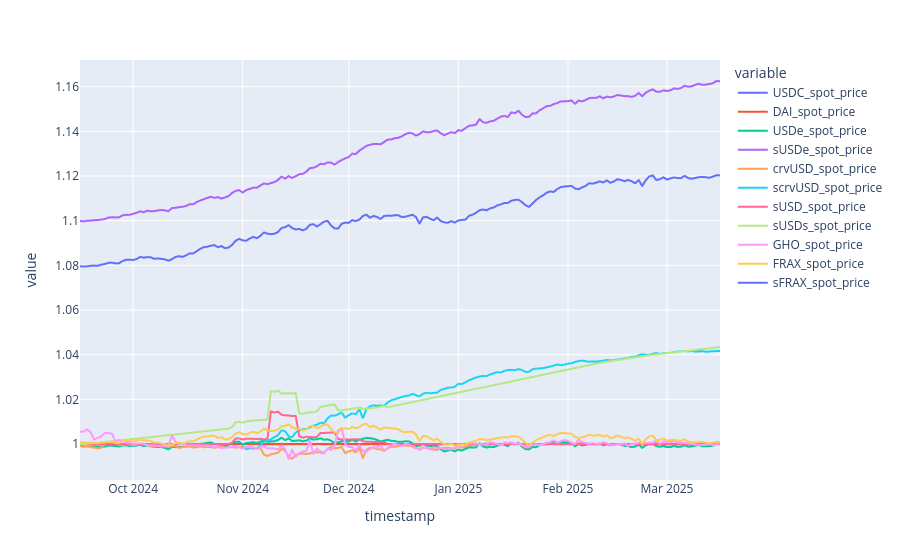

Notebook code for this chart:
### Code cell
def _extract_spot_prices(main_df: pd.DataFrame):
    df = main_df.copy()

    # USDC
    df["USDC_spot_price"] = 1.0

    # USDT
    df["USDT_spot_price"] = df[["USDT_to_USDC_spot_price", "USDT_to_USDC_spot_price2"]].max(axis=1)

    # DAI
    df["DAI_spot_price"] = df[["DAI_to_USDC_spot_price", "DAI_to_USDC_spot_price2"]].max(axis=1)

    # USDe and sUSDe
    df["USDe_to_USDC_spot_price2"] = df["sUSDe_to_USDC_spot_price"].div(df["sUSDe_backing"])
    df["USDe_spot_price"] = df[["USDe_to_USDC_spot_price", "USDe_to_USDC_spot_price2"]].max(axis=1)
    df["sUSDe_spot_price"] = df["USDe_spot_price"] * df["sUSDe_backing"]

    # crvUSD, scrvUSD
    df["crvUSD_to_USDC_spot_price2"] = df["crvUSD_to_USDT_spot_price"] * df["USDT_safe_price"]

    df["crvUSD_spot_price"] = df[["crvUSD_to_USDC_spot_price", "crvUSD_to_USDC_spot_price2"]].max(axis=1)
    df["scrvUSD_spot_price"] = df["crvUSD_spot_price"] * df["scrvUSD_backing"]

    # USDs and sUSDs is a special case
    df["sUSDs_to_USDC_spot_price"] = df["sUSDS_to_FRAX_spot_price"] * df["FRAX_safe_price"]
    df["sUSD_to_USDC_spot_price2"] = df["sUSDs_to_USDC_spot_price"].div(df["sUSDs_backing"])

    df["sUSD_spot_price"] = df[["sUSD_to_USDC_spot_price", "sUSD_to_USDC_spot_price2"]].max(axis=1)
    df["sUSDs_spot_price"] = df["sUSD_spot_price"] * df["sUSDs_backing"]

    # GHO
    df["GHO_to_USDC_spot_price2"] = df["GHO_to_crvUSD_spot_price"] * df["crvUSD_safe_price"]
    df["GHO_spot_price"] = df[["GHO_to_USDC_spot_price", "GHO_to_USDC_spot_price2"]].max(axis=1)

    # FRAX and sFRAX
    df["sFRAX_to_USDC_spot_price"] = df["sFRAX_to_crvUSD_spot_price"] * df["crvUSD_safe_price"]
    df["FRAX_to_USDC_spot_price"] = df["sFRAX_to_USDC_spot_price"].div(df["sFRAX_backing"])
    df["FRAX_to_USDC_spot_price2"] = df["FRAX_to_USDe_spot_price"] * df["USDe_safe_price"]

    df["FRAX_spot_price"] = df[["FRAX_to_USDC_spot_price", "FRAX_to_USDC_spot_price2"]].max(axis=1)
    df["sFRAX_spot_price"] = df["FRAX_spot_price"] * df["sFRAX_backing"]

    return df[
        [
            "USDC_spot_price",
            "DAI_spot_price",
            "USDe_spot_price",
            "sUSDe_spot_price",
            "crvUSD_spot_price",
            "scrvUSD_spot_price",
            "sUSD_spot_price",
            "sUSDs_spot_price",
            "GHO_spot_price",
            "FRAX_spot_price",
            "sFRAX_spot_price",
        ]
    ].copy()


spot_prices = _extract_spot_prices(df)
px.line(spot_prices)

### Figure 1 — Plotly figure (JSON) as saved in the notebook; plotly's stock layout.template omitted (floating-point values rounded to 4 significant figures; data arrays with more than 128 entries replaced by an {"elided": "..."} marker saying what was removed)
{"data": [{"hovertemplate": "variable=USDC_spot_price<br>timestamp=%{x}<br>value=%{y}<extra></extra>", "legendgroup": "USDC_spot_price", "line": {"color": "#636efa", "dash": "solid"}, "marker": {"symbol": "circle"}, "mode": "lines", "name": "USDC_spot_price", "showlegend": true, "type": "scattergl", "x": {"elided": "182 str values"}, "xaxis": "x", "y": {"elided": "182 int values"}, "yaxis": "y"}, {"hovertemplate": "variable=DAI_spot_price<br>timestamp=%{x}<br>value=%{y}<extra></extra>", "legendgroup": "DAI_spot_price", "line": {"color": "#EF553B", "dash": "solid"}, "marker": {"symbol": "circle"}, "mode": "lines", "name": "DAI_spot_price", "showlegend": true, "type": "scattergl", "x": {"elided": "182 str values"}, "xaxis": "x", "y": {"elided": "182 float values"}, "yaxis": "y"}, {"hovertemplate": "variable=USDe_spot_price<br>timestamp=%{x}<br>value=%{y}<extra></extra>", "legendgroup": "USDe_spot_price", "line": {"color": "#00cc96", "dash": "solid"}, "marker": {"symbol": "circle"}, "mode": "lines", "name": "USDe_spot_price", "showlegend": true, "type": "scattergl", "x": {"elided": "182 str values"}, "xaxis": "x", "y": {"elided": "182 float values"}, "yaxis": "y"}, {"hovertemplate": "variable=sUSDe_spot_price<br>timestamp=%{x}<br>value=%{y}<extra></extra>", "legendgroup": "sUSDe_spot_price", "line": {"color": "#ab63fa", "dash": "solid"}, "marker": {"symbol": "circle"}, "mode": "lines", "name": "sUSDe_spot_price", "showlegend": true, "type": "scattergl", "x": {"elided": "182 str values"}, "xaxis": "x", "y": {"elided": "182 float values"}, "yaxis": "y"}, {"hovertemplate": "variable=crvUSD_spot_price<br>timestamp=%{x}<br>value=%{y}<extra></extra>", "legendgroup": "crvUSD_spot_price", "line": {"color": "#FFA15A", "dash": "solid"}, "marker": {"symbol": "circle"}, "mode": "lines", "name": "crvUSD_spot_price", "showlegend": true, "type": "scattergl", "x": {"elided": "182 str values"}, "xaxis": "x", "y": {"elided": "182 float values"}, "yaxis": "y"}, {"hovertemplate": "variable=scrvUSD_spot_price<br>timestamp=%{x}<br>value=%{y}<extra></extra>", "legendgroup": "scrvUSD_spot_price", "line": {"color": "#19d3f3", "dash": "solid"}, "marker": {"symbol": "circle"}, "mode": "lines", "name": "scrvUSD_spot_price", "showlegend": true, "type": "scattergl", "x": {"elided": "182 str values"}, "xaxis": "x", "y": {"elided": "182 float values"}, "yaxis": "y"}, {"hovertemplate": "variable=sUSD_spot_price<br>timestamp=%{x}<br>value=%{y}<extra></extra>", "legendgroup": "sUSD_spot_price", "line": {"color": "#FF6692", "dash": "solid"}, "marker": {"symbol": "circle"}, "mode": "lines", "name": "sUSD_spot_price", "showlegend": true, "type": "scattergl", "x": {"elided": "182 str values"}, "xaxis": "x", "y": {"elided": "182 float values"}, "yaxis": "y"}, {"hovertemplate": "variable=sUSDs_spot_price<br>timestamp=%{x}<br>value=%{y}<extra></extra>", "legendgroup": "sUSDs_spot_price", "line": {"color": "#B6E880", "dash": "solid"}, "marker": {"symbol": "circle"}, "mode": "lines", "name": "sUSDs_spot_price", "showlegend": true, "type": "scattergl", "x": {"elided": "182 str values"}, "xaxis": "x", "y": {"elided": "182 float values"}, "yaxis": "y"}, {"hovertemplate": "variable=GHO_spot_price<br>timestamp=%{x}<br>value=%{y}<extra></extra>", "legendgroup": "GHO_spot_price", "line": {"color": "#FF97FF", "dash": "solid"}, "marker": {"symbol": "circle"}, "mode": "lines", "name": "GHO_spot_price", "showlegend": true, "type": "scattergl", "x": {"elided": "182 str values"}, "xaxis": "x", "y": {"elided": "182 float values"}, "yaxis": "y"}, {"hovertemplate": "variable=FRAX_spot_price<br>timestamp=%{x}<br>value=%{y}<extra></extra>", "legendgroup": "FRAX_spot_price", "line": {"color": "#FECB52", "dash": "solid"}, "marker": {"symbol": "circle"}, "mode": "lines", "name": "FRAX_spot_price", "showlegend": true, "type": "scattergl", "x": {"elided": "182 str values"}, "xaxis": "x", "y": {"elided": "182 float values"}, "yaxis": "y"}, {"hovertemplate": "variable=sFRAX_spot_price<br>timestamp=%{x}<br>value=%{y}<extra></extra>", "legendgroup": "sFRAX_spot_price", "line": {"color": "#636efa", "dash": "solid"}, "marker": {"symbol": "circle"}, "mode": "lines", "name": "sFRAX_spot_price", "showlegend": true, "type": "scattergl", "x": {"elided": "182 str values"}, "xaxis": "x", "y": {"elided": "182 float values"}, "yaxis": "y"}], "layout": {"legend": {"title": {"text": "variable"}, "tracegroupgap": 0}, "margin": {"t": 60}, "xaxis": {"anchor": "y", "domain": [0, 1], "title": {"text": "timestamp"}}, "yaxis": {"anchor": "x", "domain": [0, 1], "title": {"text": "value"}}}}
